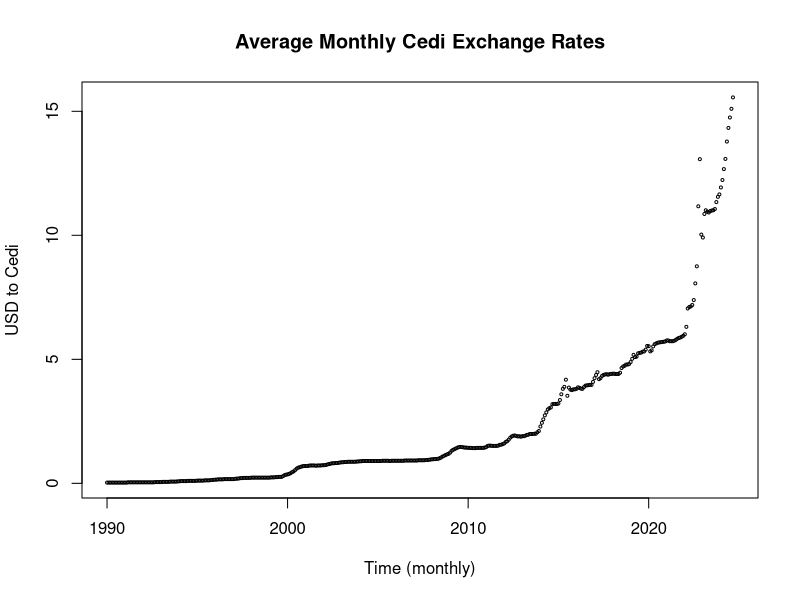
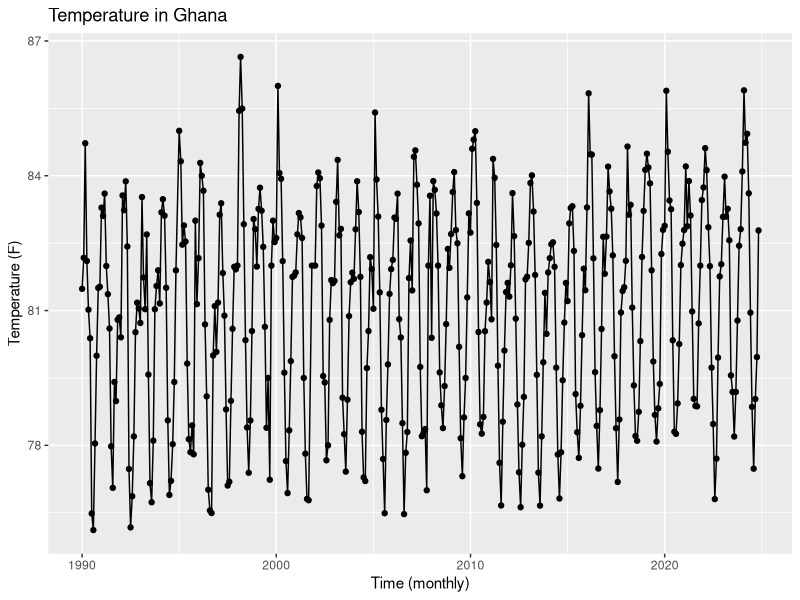
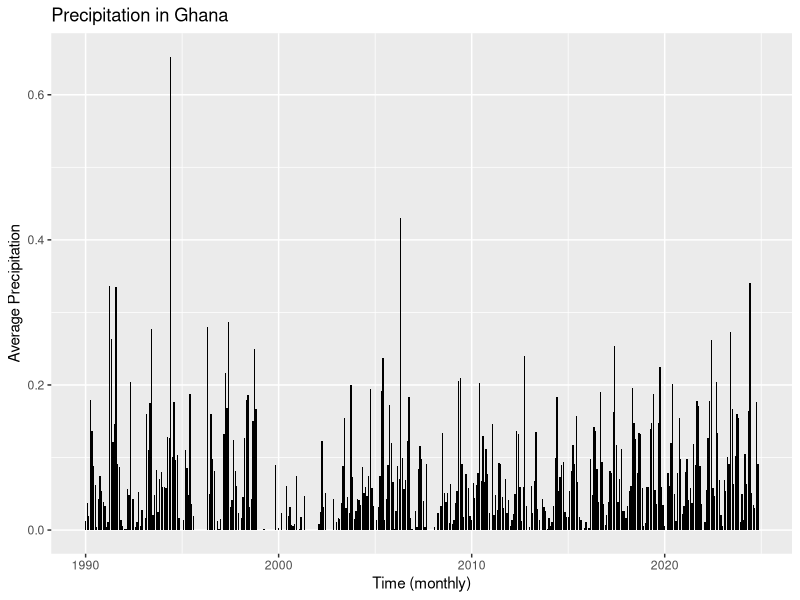
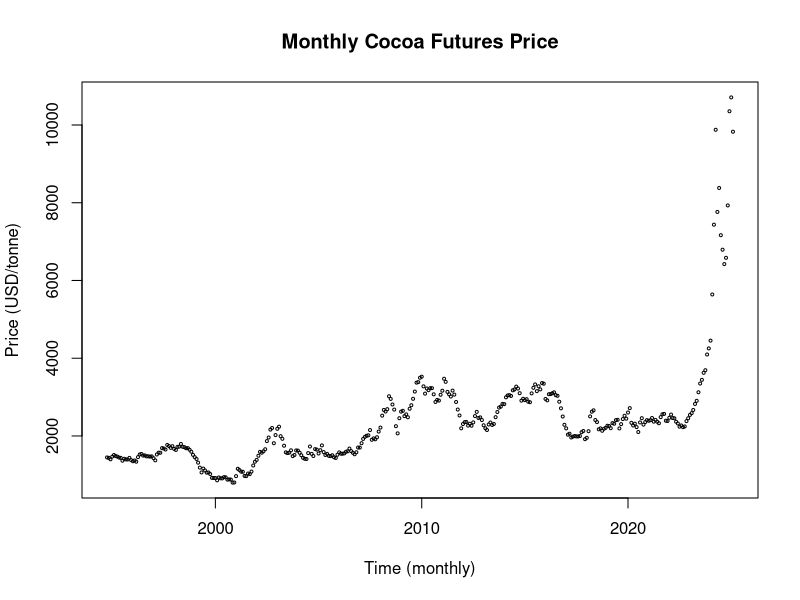

These figures' R source, in order:
## ---- chunk 1
library(dplyr)
library(ggplot2)
## ---- chunk 2
# Ghana Exchange Rate Data
exch_rate_avg <- read.table("data/Ghana_Exchange_Rates.csv", sep=",", header=TRUE)

exch_rate_avg$YearMonth <- paste0(gsub("M", "-",exch_rate_avg$YearMonth), "-01")
exch_rate_avg$YearMonth <- as.Date(exch_rate_avg$YearMonth,"%Y-%m-%d")

# Drop all other columns 
exch_rate_avg$SDR_End_Period <- NULL
exch_rate_avg$SDR_Period_Average <- NULL
exch_rate_avg$Dom_USD_End_Period <- NULL

tail(exch_rate_avg,10)

# Check for duplicates
duplicates <- exch_rate_avg[duplicated(exch_rate_avg[c("YearMonth")]), ] # Checking for duplicates
head(duplicates)

# Plotting the values 
plot(x=exch_rate_avg$YearMonth, y=exch_rate_avg$Dom_USD_Period_Average, main = "Average Monthly Cedi Exchange Rates", xlab = "Time (monthly)", ylab = "USD to Cedi", cex=0.4)
## ---- chunk 3
# Ghana Climate Data
climate <- read.table("data/Ghana_Climate_Data.csv", sep=",", header=TRUE)
climate$DATE <- as.Date(climate$DATE,"%Y-%m-%d")
climate$PRCP[is.na(climate$PRCP)] <- 0
climate$TMAX <- NULL
climate$TMIN <- NULL
head(climate)

duplicates <- climate[duplicated(climate[c("DATE")]), ] # Checking for duplicates
head(duplicates)

## ---- chunk 4
# Climate Data without location bias
climate_cmloc <- climate %>%
  group_by(DATE) %>%
  summarize(
    AVG_PRCP = mean(PRCP),
    AVG_TAVG = mean(TAVG)
  )

head(climate_cmloc)
sum(is.na(climate_cmloc$AVG_TAVG))
sum(is.na(climate_cmloc$AVG_PRCP))
## ---- chunk 5
# Assign all NaN's to 0 as they mean 
climate_cmloc$YearMonth <- as.Date(format(climate_cmloc$DATE, "%Y-%m-01"))

climate_avg <- climate_cmloc %>%
  group_by(YearMonth) %>%
  summarize(
    PrcpAvg = mean(AVG_PRCP), # Calculating how many days in the month it rained
    TAvg = mean(AVG_TAVG) # Calculated the months average temperature
  )
print(climate_avg)

sum(is.na(climate_avg$PrcpAvg))
sum(is.na(climate_avg$TAvg)) 
## ---- chunk 6
# Plotting the series
ggplot(climate_avg, aes(x = YearMonth, y = TAvg)) +
  geom_line(color = 'black') +  # Line graph
  geom_point(color = 'black') +  # Points on the line
  labs(title = "Temperature in Ghana", x = "Time (monthly)", y = "Temperature (F)")

ggplot(climate_avg, aes(x = YearMonth, y = PrcpAvg)) +
  geom_bar(stat = "identity", fill = "black")+
  labs(title = "Precipitation in Ghana", x = "Time (monthly)", y = "Average Precipitation")


## ---- chunk 7
# Cocoa Daily Prices
prices <- read.table("data/Cocoa_Daily_Prices.csv", sep=",", header=TRUE) # US dollar/tonne
colnames(prices)[2] <- "Price" # renaming the column to make it easier
prices$Date <- as.Date(prices$Date,"%d/%m/%Y")
prices$YearMonth <- as.Date(format(prices$Date, "%Y-%m-01"))

prices$Price <- as.numeric(gsub(",", "",prices$Price)) # removing commas from the values

# Checking for the presence of NA values
sum(is.na(prices))

# Let's check if there are duplicates
dups <- prices[duplicated(prices$Date),1]
print(dups)
## ---- chunk 8
for (d in dups){
  print(prices[prices$Date == as.Date(d),])
}
## ---- chunk 9
#Let's remove the duplicates
prices <- prices[-c(279,281,297,312),]

# Check if we have duplicates
print(prices[duplicated(prices$Date),1])

## ---- chunk 10
# Making this monthly data 
prices_avg <- prices %>%
  group_by(YearMonth) %>%
  summarize(
    PriceAvg = mean(Price) # Calculated the months average temperature
  )
# Plotting the values 
plot(x=prices_avg$YearMonth, y=prices_avg$PriceAvg, main = "Monthly Cocoa Futures Price", xlab = "Time (monthly)", ylab = "Price (USD/tonne)", cex=0.4)
head(prices_avg)
## ---- chunk 11
# Let's make sure all years have 12 months with the exception of 2024
checked <- climate_avg %>%
  mutate(Year = format(YearMonth, "%Y")) %>%   # Extract year as a new column
  group_by(Year) %>%
  summarise(Months = n()) 

print(checked$Year[checked$Months <12])

checkedd <- prices_avg %>%
  mutate(Year = format(YearMonth, "%Y")) %>%   # Extract year as a new column
  group_by(Year) %>%
  summarise(Months = n()) 

print(checkedd$Year[checkedd$Months <12])

checkeddd <- exch_rate_avg %>%
  mutate(Year = format(YearMonth, "%Y")) %>%   # Extract year as a new column
  group_by(Year) %>%
  summarise(Months = n()) 

print(checkeddd$Year[checkeddd$Months <12])

## ---- chunk 12
print(climate_avg[format(climate_avg$YearMonth, "%Y") == "2024",])
print(climate_avg[format(climate_avg$YearMonth, "%Y") == "2001",])
print(climate_avg[format(climate_avg$YearMonth, "%Y") == "1994",])
## ---- chunk 13
# Create new rows to add these months (they don't exist in the dataset at all so we need to add them)
add_rows <- data.frame(
  YearMonth = as.Date(c('1994-12-01', '2001-10-01', '2001-12-01')),  # New rows (missing months)
  PrcpAvg = c(NA, NA, NA),  # Precipitation average (NA)
  TAvg = c(NA, NA, NA)      # Temperature average (NA)
)

climate_avg <- rbind(climate_avg, add_rows)
climate_avg <- climate_avg[order(climate_avg$YearMonth), ]

# Interpolating the three missing values
climate_avg$PrcpAvg <- approx(climate_avg$YearMonth, climate_avg$PrcpAvg, xout = climate_avg$YearMonth)$y
climate_avg$TAvg <- approx(climate_avg$YearMonth, climate_avg$TAvg, xout = climate_avg$YearMonth)$y

final_data <- prices_avg %>%
  inner_join(climate_avg, by = "YearMonth") %>%
  inner_join(exch_rate_avg, by = "YearMonth") 


# Drop any crows with Date < 1994-10-01
final_data <- final_data %>% filter(YearMonth >= as.Date("1994-10-01"))

# Let's make sure all years have 12 months with the exception of 2024
checker <- final_data %>%
  mutate(Year = format(YearMonth, "%Y")) %>%   # Extract year as a new column
  group_by(Year) %>%
  summarise(Months = n()) 

print(final_data)
write.csv(final_data, file = "data/cleaned_data.csv", row.names = FALSE)

## ---- chunk 14
print(checker)
